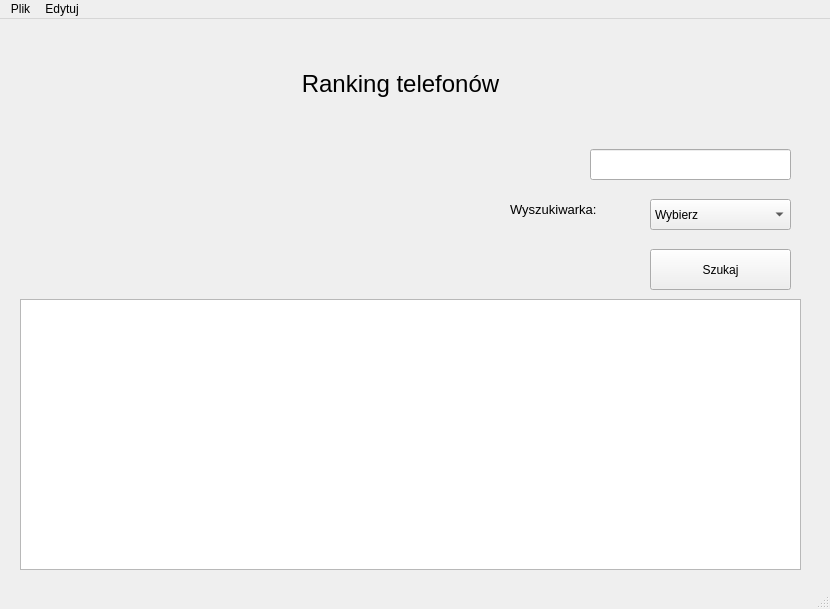
<?xml version="1.0" encoding="UTF-8"?>
<ui version="4.0">
 <class>MainWindow</class>
 <widget class="QMainWindow" name="MainWindow">
  <property name="geometry">
   <rect>
    <x>0</x>
    <y>0</y>
    <width>830</width>
    <height>609</height>
   </rect>
  </property>
  <property name="windowTitle">
   <string>MainWindow</string>
  </property>
  <widget class="QWidget" name="centralWidget">
   <widget class="QLabel" name="label">
    <property name="geometry">
     <rect>
      <x>250</x>
      <y>40</y>
      <width>301</width>
      <height>51</height>
     </rect>
    </property>
    <property name="text">
     <string>&lt;html&gt;&lt;head/&gt;&lt;body&gt;&lt;p align=&quot;center&quot;&gt;&lt;span style=&quot; font-size:18pt;&quot;&gt;Ranking telefonów&lt;/span&gt;&lt;/p&gt;&lt;/body&gt;&lt;/html&gt;</string>
    </property>
   </widget>
   <widget class="QTableView" name="tableView">
    <property name="geometry">
     <rect>
      <x>20</x>
      <y>280</y>
      <width>781</width>
      <height>271</height>
     </rect>
    </property>
   </widget>
   <widget class="QComboBox" name="comboBox">
    <property name="geometry">
     <rect>
      <x>650</x>
      <y>180</y>
      <width>141</width>
      <height>31</height>
     </rect>
    </property>
    <item>
     <property name="text">
      <string>Wybierz</string>
     </property>
    </item>
    <item>
     <property name="text">
      <string>Model</string>
     </property>
    </item>
    <item>
     <property name="text">
      <string>Kod</string>
     </property>
    </item>
    <item>
     <property name="text">
      <string>Cena</string>
     </property>
    </item>
    <item>
     <property name="text">
      <string>Ocena</string>
     </property>
    </item>
    <item>
     <property name="text">
      <string>Rok</string>
     </property>
    </item>
   </widget>
   <widget class="QLabel" name="label_2">
    <property name="geometry">
     <rect>
      <x>510</x>
      <y>180</y>
      <width>111</width>
      <height>21</height>
     </rect>
    </property>
    <property name="text">
     <string>&lt;html&gt;&lt;head/&gt;&lt;body&gt;&lt;p&gt;&lt;span style=&quot; font-size:10pt;&quot;&gt;Wyszukiwarka:&lt;/span&gt;&lt;/p&gt;&lt;/body&gt;&lt;/html&gt;</string>
    </property>
   </widget>
   <widget class="QPushButton" name="pushButton">
    <property name="geometry">
     <rect>
      <x>650</x>
      <y>230</y>
      <width>141</width>
      <height>41</height>
     </rect>
    </property>
    <property name="text">
     <string>Szukaj</string>
    </property>
   </widget>
   <widget class="QLabel" name="label_3">
    <property name="geometry">
     <rect>
      <x>644</x>
      <y>60</y>
      <width>101</width>
      <height>21</height>
     </rect>
    </property>
    <property name="text">
     <string>&lt;html&gt;&lt;head/&gt;&lt;body&gt;&lt;p align=&quot;center&quot;&gt;&lt;br/&gt;&lt;/p&gt;&lt;/body&gt;&lt;/html&gt;</string>
    </property>
   </widget>
   <widget class="QLineEdit" name="lineEdit">
    <property name="geometry">
     <rect>
      <x>590</x>
      <y>130</y>
      <width>201</width>
      <height>31</height>
     </rect>
    </property>
   </widget>
  </widget>
  <widget class="QStatusBar" name="statusBar"/>
  <widget class="QMenuBar" name="menuBar">
   <property name="geometry">
    <rect>
     <x>0</x>
     <y>0</y>
     <width>830</width>
     <height>26</height>
    </rect>
   </property>
   <widget class="QMenu" name="menuPlik">
    <property name="title">
     <string>Plik</string>
    </property>
    <addaction name="actionDodaj"/>
    <addaction name="actionUsu"/>
    <addaction name="actionPor_wnaj"/>
   </widget>
   <widget class="QMenu" name="menuEdytuj">
    <property name="title">
     <string>Edytuj</string>
    </property>
    <addaction name="actionZmie_rekord"/>
   </widget>
   <addaction name="menuPlik"/>
   <addaction name="menuEdytuj"/>
  </widget>
  <action name="actionDodaj">
   <property name="text">
    <string>Dodaj</string>
   </property>
  </action>
  <action name="actionZmie_rekord">
   <property name="text">
    <string>Zmień rekord</string>
   </property>
  </action>
  <action name="actionUsu">
   <property name="text">
    <string>Usuń</string>
   </property>
  </action>
  <action name="actionPor_wnaj">
   <property name="text">
    <string>Porównaj</string>
   </property>
  </action>
 </widget>
 <layoutdefault spacing="6" margin="11"/>
 <resources/>
 <connections/>
</ui>
